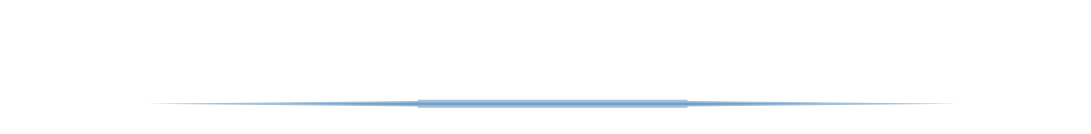

This figure's Vega-Lite source:
### Vega specification from a JSON file in a GitHub repository (floating-point values rounded to 4 significant figures)
{"width": 200, "height": 100, "data": [{"name": "grid", "values": [{"width": 4, "height": 3, "values": [0, 1, 1, 0, 1, 3, 3, 1, 0, 1, 1, 0], "scale": [2, -2], "translate": ["10", 80]}]}, {"name": "c", "source": "grid", "transform": [{"type": "isocontour", "thresholds": [1, 2]}]}], "marks": [{"type": "shape", "from": {"data": "c"}, "encode": {"update": {"fill": {"value": "steelblue"}, "opacity": {"value": 0.5}}}, "transform": [{"type": "geoshape", "field": "datum.contour"}]}]}
